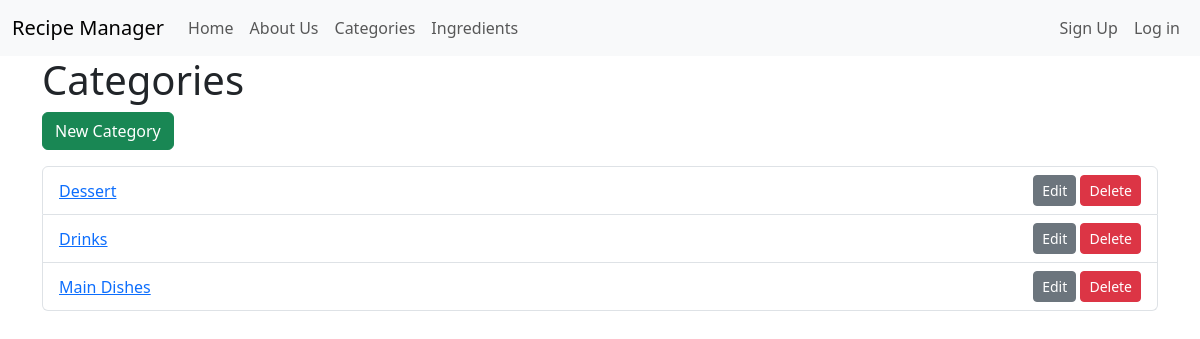
Screenshot of /recipe/categories/ with the database file from the repository.
### recipes/models.py (models this page shows, shortened)
class Category(models.Model):
    name = models.CharField(max_length=100, unique=True)
    slug = models.SlugField(max_length=100, unique=True, blank=True)
    description = models.TextField(blank=True)
    class Meta:
        verbose_name = 'Category'
        verbose_name_plural = 'Categories'
        ordering = ['name']

### recipes/views.py (the view)
# urls.py: path("categories/", CategoryListView.as_view(), name="category_list"),
class CategoryListView(ListView):
    template_name = "recipes/category/list.html"
    model = Category
    context_object_name = "categories"

### templates/recipes/category/list.html (shortened to what this page needs)
{% extends 'base.html' %}
{% block content %}
    <h1>Categories</h1>
    <a href="{% url 'category_new' %}" class="btn btn-success mb-3">New Category</a>
    <ul class="list-group">
        {% for category in categories %}
        <li class="list-group-item d-flex justify-content-between align-items-center">
            <a href="{% url 'category_detail' category.id %}">{{ category.name }}</a>
            <span>
                <a href="{% url 'category_edit' category.id %}" class="btn btn-sm btn-secondary">Edit</a>
                <a href="{% url 'category_delete' category.id %}" class="btn btn-sm btn-danger">Delete</a>
            </span>
        </li>
        {% empty %}
        <li class="list-group-item">No categories yet.</li>
        {% endfor %}
    </ul>
{% endblock %}

### rows the page displays
Category: name "Dessert"
Category: name "Drinks"
Category: name "Main Dishes"
